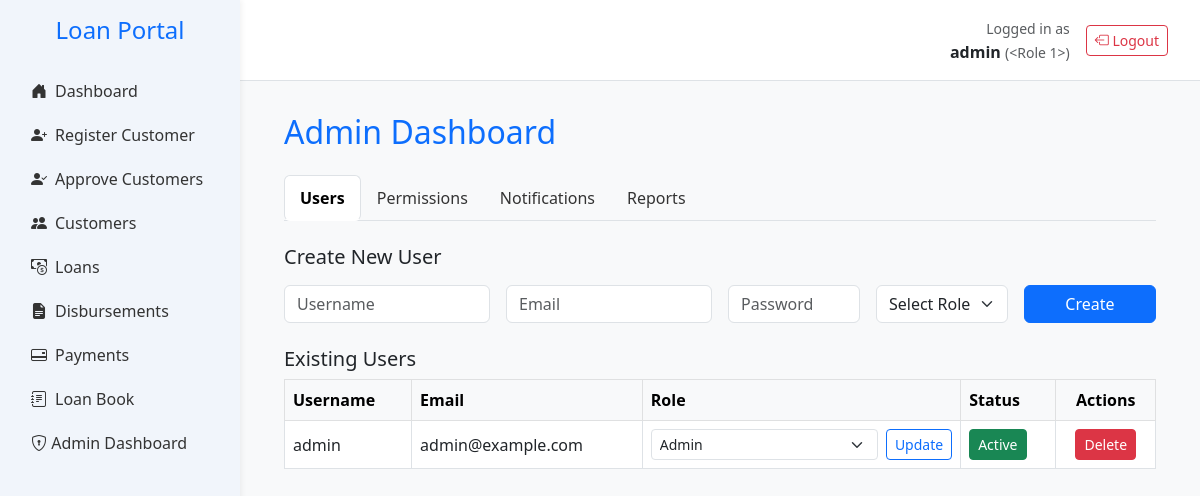
The page /admin/dashboard (signed in) on the database its author committed.
### app.py (models this page shows, shortened)
class User(db.Model, UserMixin):
    __tablename__ = 'users'
    id = db.Column(db.Integer, primary_key=True)
    username = db.Column(db.String(100), unique=True)  # ✅
    password_hash = db.Column(db.String(512), nullable=False)  # ✅
    email = db.Column(db.String(150), nullable=False)  # ✅
    active = db.Column(db.Boolean, default=True, nullable=False)  # ✅
    role_id = db.Column(db.Integer, db.ForeignKey('roles.id', name='fk_users_role_id'))
    role = db.relationship('Role', backref='users')
    __table_args__ = (
        db.UniqueConstraint('username', name='uq_users_username'),
        db.UniqueConstraint('email', name='uq_users_email'),
    )

### app.py (the view)
@app.route('/admin/dashboard')
@login_required
def admin_dashboard():
    if current_user.role.name != 'admin':
        abort(403)
    users = User.query.all()
    roles = Role.query.all()
    section = request.args.get('section', 'users')  # Default to 'users' tab
    return render_template('admin_dashboard.html', users=users, roles=roles, section=section)

### app.py (called while the page is built)
@login_manager.user_loader
def load_user(user_id):
    return User.query.get(int(user_id))

### templates/admin_dashboard.html (shortened to what this page needs)
{% extends "base.html" %}
{% block content %}
<div class="container-fluid">
    <h2 class="mb-4 text-primary">Admin Dashboard</h2>
    <ul class="nav nav-tabs mb-4" id="adminTabs" role="tablist">
        <li class="nav-item" role="presentation">
            <a class="nav-link {% if section == 'users' %}active{% endif %}" href="{{ url_for('admin_users') }}">Users</a>
        </li>
        <li class="nav-item" role="presentation">
            <a class="nav-link {% if section == 'permissions' %}active{% endif %}" href="{{ url_for('admin_permissions') }}">Permissions</a>
        </li>
        <li class="nav-item" role="presentation">
            <a class="nav-link {% if section == 'notifications' %}active{% endif %}" href="{{ url_for('admin_notifications') }}">
                Notifications
            </a>
        </li>
        <li class="nav-item" role="presentation">
            <a class="nav-link {% if section == 'reports' %}active{% endif %}" href="{{ url_for('admin_reports') }}">Reports</a>
        </li>
    </ul>
    {% if section == 'users' %}
        <h5 class="mb-3">Create New User</h5>
        <form action="{{ url_for('create_user') }}" method="POST" class="row g-3 mb-4">
            <div class="col-md-3">
                <input type="text" name="username" class="form-control" placeholder="Username" required>
            </div>
            <div class="col-md-3">
                <input type="email" name="email" class="form-control" placeholder="Email" required>
            </div>
            <div class="col-md-2">
                <input type="password" name="password" class="form-control" placeholder="Password" required>
            </div>
            <div class="col-md-2">
                <select name="role_id" class="form-select" required>
                    <option value="">Select Role</option>
                </select>
            </div>
            <div class="col-md-2">
                <button type="submit" class="btn btn-primary w-100">Create</button>
            </div>
        </form>
        <h5>Existing Users</h5>
        <div class="table-responsive">
            <table class="table table-bordered align-middle">
                <thead class="table-light">
                    <tr>
                        <th>Username</th>
                        <th>Email</th>
                        <th>Role</th>
                        <th>Status</th>
                        <th class="text-center">Actions</th>
                    </tr>
                </thead>
                <tbody>
                    {% for user in users %}
                        <tr>
                            <td>{{ user.username }}</td>
                            <td>{{ user.email }}</td>
                            <td>
                                <form action="{{ url_for('update_user_role') }}" method="POST" class="d-flex">
                                    <select name="role" class="form-select form-select-sm me-2" required>
                                        {% for role in roles %}
                                            <option value="{{ role.id }}" {% if user.role.id == role.id %}selected{% endif %}>{{ role.name|title }}</option>
                                        {% endfor %}
                                    </select>
                                    <button type="submit" class="btn btn-sm btn-outline-primary">Update</button>
                                </form>
                            </td>
                            <td>
                                <form action="{{ url_for('toggle_user_status') }}" method="POST">
                                    <button type="submit" class="btn btn-sm {% if user.active %}btn-success{% else %}btn-secondary{% endif %}">
                                        {{ 'Active' if user.active else 'Inactive' }}
                                    </button>
                                </form>
                            </td>
                            <td class="text-center">
                                <form action="{{ url_for('delete_user') }}" method="POST" onsubmit="return confirm('Are you sure you want to delete this user?');">
                                    <button type="submit" class="btn btn-sm btn-danger">Delete</button>
                                </form>
                            </td>
                        </tr>
                    {% endfor %}
                </tbody>
            </table>
        </div>
    {% else %}
        <div class="alert alert-warning">Invalid section. Please check your route.</div>
    {% endif %}
</div>
{% endblock %}

### templates/base.html (shortened to what this page needs)
<!DOCTYPE html>
<html lang="en">
<head>
    <link href="https://cdn.jsdelivr.net/npm/bootstrap@5.3.0/dist/css/bootstrap.min.css" rel="stylesheet">
    <link href="https://cdn.jsdelivr.net/npm/bootstrap-icons@1.10.5/font/bootstrap-icons.css" rel="stylesheet">
</head>
<body>
    <div class="sidebar">
        <h4 class="text-center text-primary mb-4">Loan Portal</h4>
        <ul class="nav flex-column px-3">
            <li class="nav-item">
                <a class="nav-link {% if request.endpoint == 'home' %}active{% endif %}" href="{{ url_for('home') }}">
                    <i class="bi bi-house-door-fill me-2"></i>Dashboard
                </a>
            </li>
            <li class="nav-item">
                <a class="nav-link {% if request.endpoint == 'register_customer_debug' %}active{% endif %}" href="{{ url_for('register_customer_debug') }}">
                    <i class="bi bi-person-plus-fill me-2"></i>Register Customer
                </a>
            </li>
            <li class="nav-item">
                <a class="nav-link {% if request.endpoint == 'approve_customers' %}active{% endif %}" href="{{ url_for('approve_customers') }}">
                    <i class="bi bi-person-check-fill me-2"></i>Approve Customers
                </a>
            </li>
            <li class="nav-item">
                <a class="nav-link {% if request.endpoint == 'customers' %}active{% endif %}" href="{{ url_for('customers') }}">
                    <i class="bi bi-people-fill me-2"></i>Customers
                </a>
            </li>
            <li class="nav-item">
                <a class="nav-link {% if request.endpoint == 'view_loans' %}active{% endif %}" href="{{ url_for('view_loans') }}">
                    <i class="bi bi-cash-coin me-2"></i>Loans
                </a>
            </li>
            <li class="nav-item">
                <a class="nav-link {% if request.endpoint == 'disbursements' %}active{% endif %}" href="{{ url_for('disbursements') }}">
                    <i class="bi bi-file-earmark-text-fill me-2"></i>Disbursements
                </a>
            </li>
            <li class="nav-item">
                <a class="nav-link {% if request.endpoint == 'payments' %}active{% endif %}" href="{{ url_for('payments') }}">
                    <i class="bi bi-credit-card-2-back me-2"></i>Payments
                </a>
            </li>
            <li class="nav-item">
                <a class="nav-link {% if request.endpoint == 'loanbook' %}active{% endif %}" href="{{ url_for('loanbook') }}">
                    <i class="bi bi-journal-text me-2"></i>Loan Book
                </a>
            </li>
                {% if current_user.is_authenticated and current_user.role.name == 'admin' %}
                    <li class="nav-item">
                     <a class="nav-link" href="{{ url_for('admin_dashboard') }}">
                    <i class="bi bi-shield-lock"></i> Admin Dashboard
                </a>
            </li>
            {% endif %}
        </ul>
    </div>
    <div class="topbar d-flex justify-content-between align-items-center">
        {% if current_user.is_authenticated %}
        <div class="d-flex align-items-center">
            <div class="me-3 text-end">
                <small class="text-muted">Logged in as</small><br>
                <strong>{{ current_user.username }}</strong>
                <small class="text-muted">({{ current_user.role|title }})</small>
            </div>
            <a href="{{ url_for('logout') }}" class="btn btn-outline-danger btn-sm">
                <i class="bi bi-box-arrow-left"></i> Logout
            </a>
        </div>
        {% endif %}
    </div>
    <div class="main">
        {% block content %}{% endblock %}
    </div>
</body>
</html>

### templates/base.html (style rules this page uses)
:root { --main-blue: #007bff; --sidebar-bg: #f1f5fb; --sidebar-hover: #dbeafe; }
body { overflow-x: hidden; background-color: #f8f9fa; }
.sidebar { height: 100vh; position: fixed; width: 240px; background-color: var(--sidebar-bg); padding-top: 1rem; box-shadow: 2px 0 5px rgba(0, 0, 0, 0.05); }
.main { margin-left: 240px; padding: 2rem; }
.nav-link { color: #333; font-weight: 500; padding: 10px 15px; border-radius: 6px; transition: all 0.2s ease-in-out; }
.nav-link.active { background-color: var(--main-blue); color: white; font-weight: bold; }
.nav-link i { width: 20px; }
.topbar { background-color: white; margin-left: 240px; padding: 1rem 2rem; border-bottom: 1px solid #dee2e6; }

### rows shown on the page
User: username "admin", email "admin@example.com", active "Active"

### other values the page prints
{{ current_user.role|title }} "<Role 1>"
form field role "Admin"
